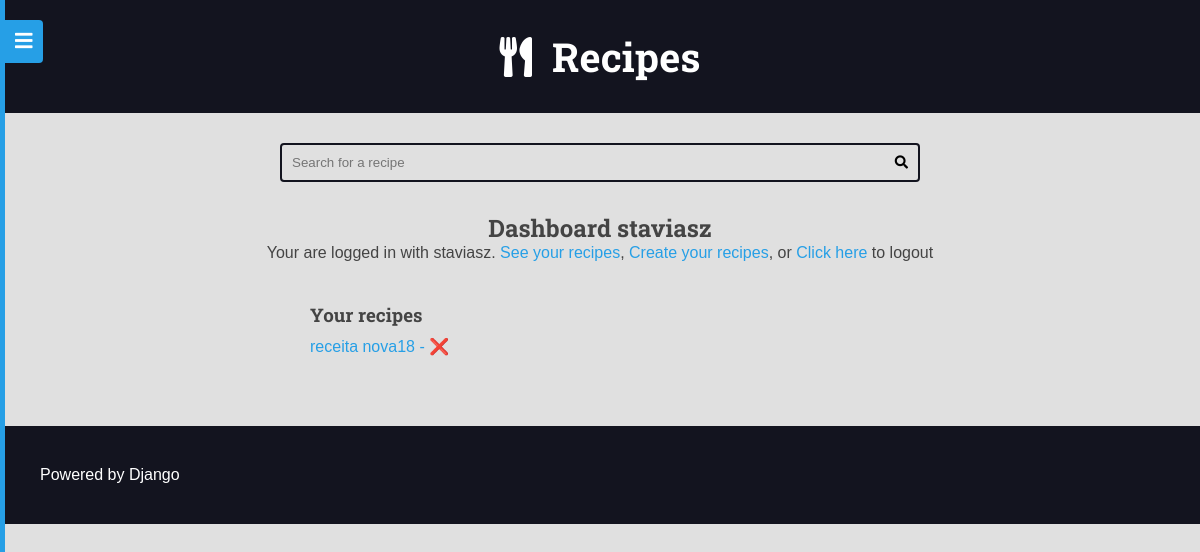
The app's page /authors/dashboard/ (signed in), older data.
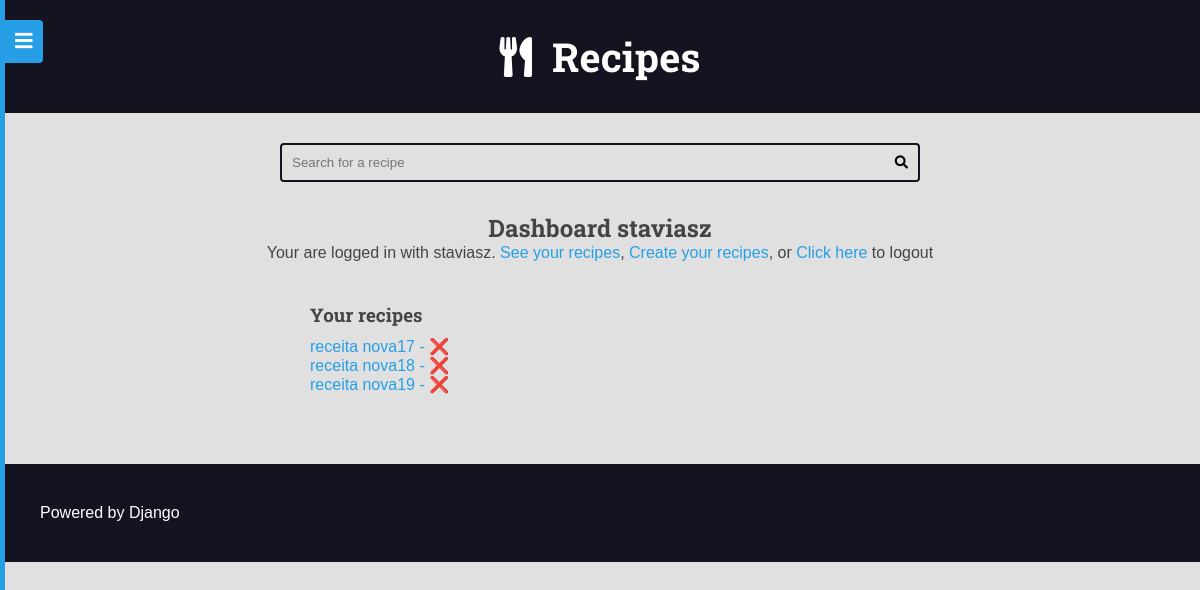
The same page, newer data.
### recipes/models.py (models this page shows, shortened)
class Recipe(models.Model):
  objects = RecipeManager()
  title = models.CharField(max_length=65)
  description = models.CharField(max_length=165)
  slug = models.SlugField(unique=True)
  preparation_time = models.IntegerField()
  preparation_time_unit = models.CharField(max_length=65)
  servings = models.IntegerField()
  servings_unit = models.CharField(max_length=65)
  preparation_steps = models.TextField()
  preparation_steps_is_html = models.BooleanField(default=False)
  created_at = models.DateTimeField(auto_now_add=True)
  updated_at = models.DateTimeField(auto_now=True)
  is_published = models.BooleanField(default=False)
  cover = models.ImageField(
    upload_to='recipes/covers/%Y/%m/%d/', blank=True, default='')
  category = models.ForeignKey(
    Category, on_delete=models.SET_NULL, null=True, blank=True,
    default=None,
  )
  author = models.ForeignKey(
    User, on_delete=models.SET_NULL, null=True
  )

### authors/views/all.py (the view)
# urls.py: path('dashboard/', views.dashboard, name="dashboard"),
@login_required(login_url='author:login', redirect_field_name='next')
def dashboard(request):
  recipes = Recipe.objects.filter(
    is_published=False,
    author=request.user
  )
  return render(
    request,
    'authors/pages/dashboard.html',
    {
      'recipes': recipes
      }
    )

### authors/templates/authors/pages/dashboard.html (shortened to what this page needs)
{% extends 'global/base.html' %}
{% block content %}
  <div class="main-content center container">
    <h2>Dashboard {{ user }}</h2>
    {% include "authors/partials/message_login.html" %}
    <div class="authors-dashboard-container">
      <h3>Your recipes</h3>
      <ul>
        {% for recipe in recipes %}
          <li>
            <a href="{% url 'author:dashboard_recipe_edit' recipe.id %}">{{ recipe.title }}</a>
            <form
              action="{% url 'author:dashboard_recipe_delete' %}"
              class="inline-form form-delete"
              method="POST"
              >
              <button type="submit" class="plaintext-button"> - &#x274C;</button>
            </form>
          </li>
        {% empty %}
        <li>
          <p>Your do not have recipe, please create one</p>
        </li>
        {% endfor %}
      </ul>
    </div>
  </div>
{% endblock content %}

Row changes from the older to the newer data that the page shows:
now on this page (row edited): Recipe: title "receita nova17"
now on this page (row edited): Recipe: title "receita nova19"
